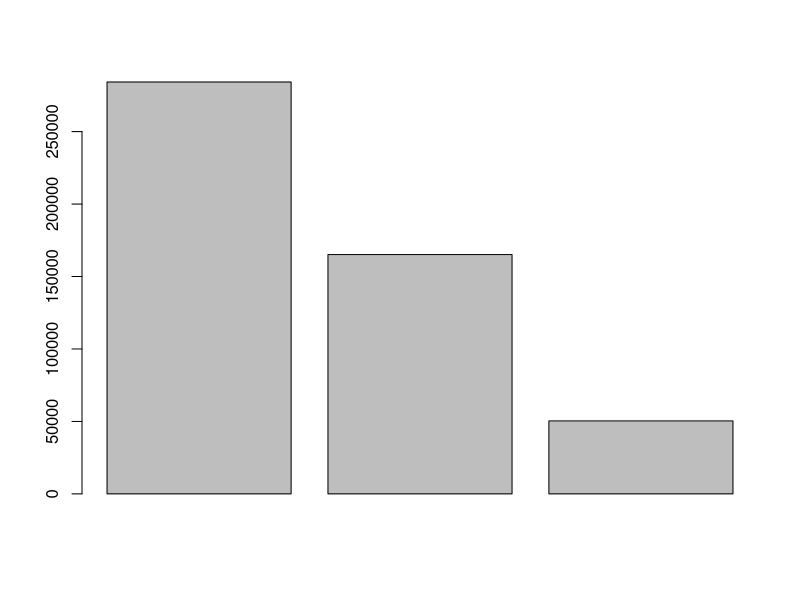
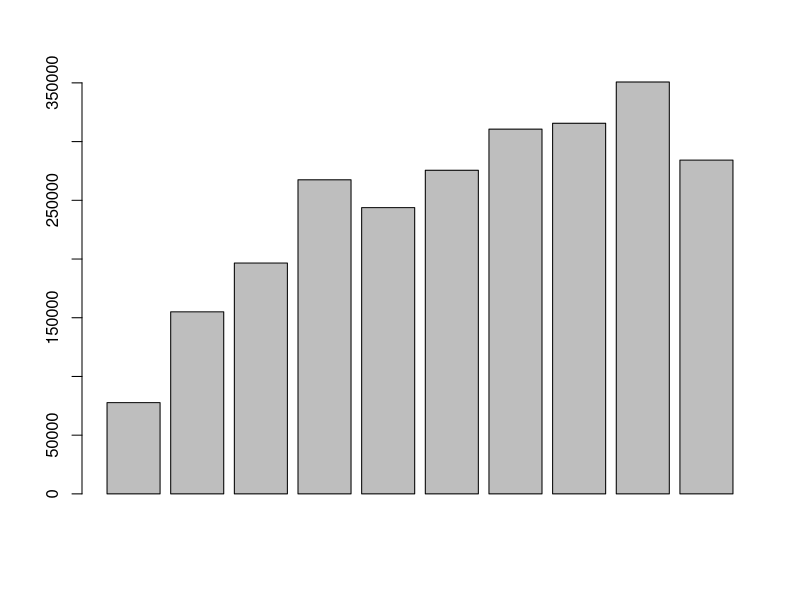
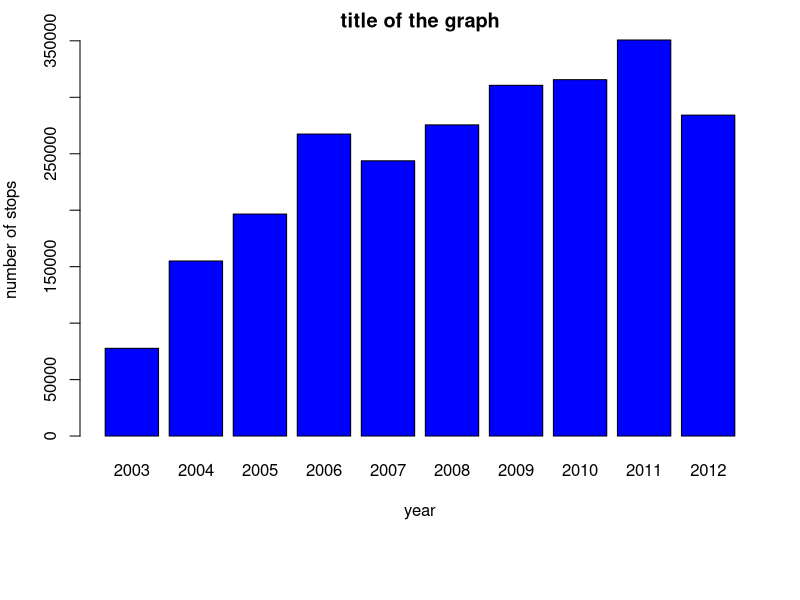

The R source for these figures, in order:
## myRplot.R
##########################################################################
## Student name: your_first_name_here your_last_name_here
## COURSE NAME: Human Rights
## University of Michigan, Fall 2022
##########################################################################

## hint01: you only need to know getwd(), read.csv(), and plot() or barplot() to complete the R plot assignment for class

## hint02: modify the code below for your own R graph


## this line verifies that I'm in the working directory
getwd()

## if you want to change the working directory, you can use this line 
## this line tells R where to find the files
##setwd("/Users/cjfariss/Documents/R1")

## read in data file from csv file
data <- read.csv("ny_stop_frisk.csv")

## print data to screen
data

## look at the third column of data
data$total

## make a barplot
barplot(data$total)

## read in data file from csv file
data <- read.csv("ny_stop_frisk_black.csv")

## print the data to screen
data

## make a barplot
barplot(data$total)


## use the code from the end of the easyRplots.R file to modify your dataset
par(mar=c(8,4,2,2))
barplot(data$total, 
        col="blue", 
        main="title of the graph", 
        ylab="number of stops", 
        xlab="year", 
        names.arg=data$year)


